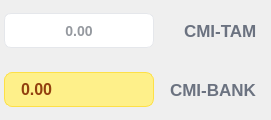
              <widget class="QFrame" name="cmiframe_2">
               <property name="sizePolicy">
                <sizepolicy hsizetype="Expanding" vsizetype="Expanding">
                 <horstretch>0</horstretch>
                 <verstretch>0</verstretch>
                </sizepolicy>
               </property>
               <property name="minimumSize">
                <size>
                 <width>0</width>
                 <height>120</height>
                </size>
               </property>
               <property name="maximumSize">
                <size>
                 <width>16777215</width>
                 <height>120</height>
                </size>
               </property>
               <property name="styleSheet">
                <string notr="true">/* The Container Frame */
QFrame#cmiframe_2 {
    background-color: #f8fafc;
    border: 2px solid #e2e8f0;
    border-radius: 15px; /* High radius for pill shape */
    padding: 7px;
}

/* The Value Label */
QLabel {
    color: #475569; /* Dark charcoal */
    font-weight: 500;
    qproperty-alignment: 'AlignCenter';
}</string>
               </property>
               <layout class="QVBoxLayout" name="cmiframe">
                <property name="spacing">
                 <number>6</number>
                </property>
                <property name="leftMargin">
                 <number>4</number>
                </property>
                <property name="topMargin">
                 <number>4</number>
                </property>
                <property name="rightMargin">
                 <number>4</number>
                </property>
                <property name="bottomMargin">
                 <number>4</number>
                </property>
                <item>
                 <layout class="QHBoxLayout">
                  <item>
                   <widget class="QLineEdit" name="le_cbCmiTam">
                    <property name="minimumSize">
                     <size>
                      <width>150</width>
                      <height>35</height>
                     </size>
                    </property>
                    <property name="maximumSize">
                     <size>
                      <width>150</width>
                      <height>35</height>
                     </size>
                    </property>
                    <property name="styleSheet">
                     <string notr="true">QLineEdit {
    color: #2c343f;               /* Professional dark charcoal text */
    font-family: &quot;Arial&quot;; 
    font-size: 14px;
    font-weight: 500;
    background-color: #ffffff;    /* Solid white for contrast */
    border-radius: 7px;
    border: 1px solid #E5E7EB;    /* Light grey neutral border */
    padding: 5px 10px;            /* Comfortable internal spacing */
    qproperty-alignment: 'AlignCenter';
}

/* Hover State */
QLineEdit:hover {
    border: 1px solid #FACC15;    /* Soft gold border on hover */
    background-color: #fff8c2;    /* Your main color: Light yellow tint */
}

/* Focus State (Active Typing) */
QLineEdit:focus {
    border: 2px solid #CA8A04;    /* Deeper amber border for high visibility */
    background-color: #ffffff;    /* Clear white for typing */
}

/* Disabled/Read-Only State */
QLineEdit:disabled {
    background-color: #F9FAFB;
    color: #9CA3AF;
    border: 1px solid #E5E7EB;
}</string>
                    </property>
                    <property name="alignment">
                     <set>Qt::AlignCenter</set>
                    </property>
                    <property name="placeholderText">
                     <string>0.00</string>
                    </property>
                   </widget>
                  </item>
                  <item>
                   <spacer>
                    <property name="orientation">
                     <enum>Qt::Horizontal</enum>
                    </property>
                    <property name="sizeHint" stdset="0">
                     <size>
                      <width>10</width>
                      <height>10</height>
                     </size>
                    </property>
                   </spacer>
                  </item>
                  <item>
                   <widget class="QLabel" name="lbl_cbCmiTam">
                    <property name="styleSheet">
                     <string notr="true">QLabel#lbl_cbCmiTam { color: #6B7280; font-size: 17px; }</string>
                    </property>
                    <property name="text">
                     <string>CMI-TAM</string>
                    </property>
                   </widget>
                  </item>
                  <item>
                   <spacer name="spacer_13">
                    <property name="orientation">
                     <enum>Qt::Horizontal</enum>
                    </property>
                    <property name="sizeType">
                     <enum>QSizePolicy::Fixed</enum>
                    </property>
                    <property name="sizeHint" stdset="0">
                     <size>
                      <width>10</width>
                      <height>10</height>
                     </size>
                    </property>
                   </spacer>
                  </item>
                 </layout>
                </item>
                <item>
                 <layout class="QHBoxLayout">
                  <item>
                   <widget class="QLabel" name="cbCmiBankBadge">
                    <property name="minimumSize">
                     <size>
                      <width>150</width>
                      <height>35</height>
                     </size>
                    </property>
                    <property name="maximumSize">
                     <size>
                      <width>150</width>
                      <height>35</height>
                     </size>
                    </property>
                    <property name="styleSheet">
                     <string notr="true">QLabel#cbCmiBankBadge { color: #92400E; background-color: #FEF08A; border: 1px solid #FDE047; border-radius: 8px; padding: 4px 12px; font-size: 16px; font-weight: 500; font-family: 'Overpass'; }</string>
                    </property>
                    <property name="text">
                     <string>0.00</string>
                    </property>
                    <property name="textFormat">
                     <enum>Qt::AutoText</enum>
                    </property>
                   </widget>
                  </item>
                  <item>
                   <spacer>
                    <property name="orientation">
                     <enum>Qt::Horizontal</enum>
                    </property>
                    <property name="sizeHint" stdset="0">
                     <size>
                      <width>10</width>
                      <height>10</height>
                     </size>
                    </property>
                   </spacer>
                  </item>
                  <item>
                   <widget class="QLabel" name="lbl_cbCmiBank">
                    <property name="styleSheet">
                     <string notr="true">QLabel#lbl_cbCmiBank { color: #6B7280; font-size: 17px; }</string>
                    </property>
                    <property name="text">
                     <string>CMI-BANK</string>
                    </property>
                   </widget>
                  </item>
                  <item>
                   <spacer name="spacer_14">
                    <property name="orientation">
                     <enum>Qt::Horizontal</enum>
                    </property>
                    <property name="sizeType">
                     <enum>QSizePolicy::Fixed</enum>
                    </property>
                    <property name="sizeHint" stdset="0">
                     <size>
                      <width>10</width>
                      <height>10</height>
                     </size>
                    </property>
                   </spacer>
                  </item>
                 </layout>
                </item>
               </layout>
              </widget>
